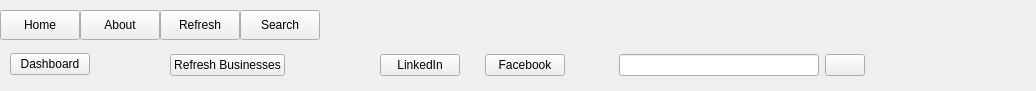
       <widget class="QWidget" name="main_widget" native="true">
        <property name="geometry">
         <rect>
          <x>0</x>
          <y>0</y>
          <width>1036</width>
          <height>91</height>
         </rect>
        </property>
        <layout class="QGridLayout" name="gridLayout">
         <property name="leftMargin">
          <number>0</number>
         </property>
         <property name="topMargin">
          <number>0</number>
         </property>
         <property name="rightMargin">
          <number>0</number>
         </property>
         <property name="bottomMargin">
          <number>0</number>
         </property>
         <property name="spacing">
          <number>0</number>
         </property>
         <item row="0" column="0">
          <widget class="QWidget" name="main_menu_widget" native="true">
           <property name="minimumSize">
            <size>
             <width>0</width>
             <height>30</height>
            </size>
           </property>
           <property name="maximumSize">
            <size>
             <width>16777215</width>
             <height>30</height>
            </size>
           </property>
           <layout class="QHBoxLayout" name="horizontalLayout_2">
            <property name="spacing">
             <number>0</number>
            </property>
            <property name="leftMargin">
             <number>0</number>
            </property>
            <property name="topMargin">
             <number>0</number>
            </property>
            <property name="rightMargin">
             <number>15</number>
            </property>
            <property name="bottomMargin">
             <number>0</number>
            </property>
            <item>
             <widget class="QPushButton" name="pushButton">
              <property name="minimumSize">
               <size>
                <width>0</width>
                <height>30</height>
               </size>
              </property>
              <property name="toolTip">
               <string/>
              </property>
              <property name="toolTipDuration">
               <number>2</number>
              </property>
              <property name="statusTip">
               <string>home</string>
              </property>
              <property name="text">
               <string>Home</string>
              </property>
              <property name="icon">
               <iconset resource="last.qrc">
                <normaloff>:/images/imageedit_5_5326030300.png</normaloff>:/images/imageedit_5_5326030300.png</iconset>
              </property>
              <property name="checkable">
               <bool>true</bool>
              </property>
              <property name="checked">
               <bool>false</bool>
              </property>
              <property name="autoExclusive">
               <bool>true</bool>
              </property>
             </widget>
            </item>
            <item>
             <widget class="QPushButton" name="pushButton_2">
              <property name="minimumSize">
               <size>
                <width>0</width>
                <height>30</height>
               </size>
              </property>
              <property name="text">
               <string>About</string>
              </property>
              <property name="icon">
               <iconset resource="last.qrc">
                <normaloff>:/images/imageedit_8_8673748357.png</normaloff>:/images/imageedit_8_8673748357.png</iconset>
              </property>
              <property name="checkable">
               <bool>true</bool>
              </property>
              <property name="checked">
               <bool>false</bool>
              </property>
              <property name="autoExclusive">
               <bool>true</bool>
              </property>
             </widget>
            </item>
            <item>
             <widget class="QPushButton" name="pushButton_3">
              <property name="minimumSize">
               <size>
                <width>0</width>
                <height>30</height>
               </size>
              </property>
              <property name="text">
               <string>Refresh</string>
              </property>
              <property name="icon">
               <iconset resource="last.qrc">
                <normaloff>:/images/imageedit_13_9976801051.png</normaloff>:/images/imageedit_13_9976801051.png</iconset>
              </property>
              <property name="checkable">
               <bool>true</bool>
              </property>
              <property name="checked">
               <bool>false</bool>
              </property>
              <property name="autoExclusive">
               <bool>true</bool>
              </property>
             </widget>
            </item>
            <item>
             <widget class="QPushButton" name="pushButton_4">
              <property name="minimumSize">
               <size>
                <width>0</width>
                <height>30</height>
               </size>
              </property>
              <property name="text">
               <string>Search</string>
              </property>
              <property name="icon">
               <iconset resource="last.qrc">
                <normaloff>:/images/Screenshot 2023-12-09 201830.png</normaloff>:/images/Screenshot 2023-12-09 201830.png</iconset>
              </property>
              <property name="checkable">
               <bool>true</bool>
              </property>
              <property name="checked">
               <bool>false</bool>
              </property>
              <property name="autoExclusive">
               <bool>true</bool>
              </property>
             </widget>
            </item>
            <item>
             <spacer name="horizontalSpacer">
              <property name="orientation">
               <enum>Qt::Horizontal</enum>
              </property>
              <property name="sizeHint" stdset="0">
               <size>
                <width>653</width>
                <height>20</height>
               </size>
              </property>
             </spacer>
            </item>
            <item>
             <widget class="QLabel" name="label">
              <property name="maximumSize">
               <size>
                <width>16777215</width>
                <height>20</height>
               </size>
              </property>
              <property name="styleSheet">
               <string notr="true">background:url(:/images/imageedit_3_4518851243.png)</string>
              </property>
              <property name="text">
               <string/>
              </property>
              <property name="pixmap">
               <pixmap resource="last.qrc">:/images/imageedit_3_4518851243.png</pixmap>
              </property>
             </widget>
            </item>
           </layout>
          </widget>
         </item>
         <item row="1" column="0">
          <widget class="QWidget" name="second_menu_widget" native="true">
           <property name="minimumSize">
            <size>
             <width>0</width>
             <height>30</height>
            </size>
           </property>
           <property name="maximumSize">
            <size>
             <width>16777215</width>
             <height>30</height>
            </size>
           </property>
           <widget class="QWidget" name="home_widget" native="true">
            <property name="geometry">
             <rect>
              <x>10</x>
              <y>-1</y>
              <width>160</width>
              <height>31</height>
             </rect>
            </property>
            <layout class="QHBoxLayout" name="horizontalLayout_3">
             <property name="spacing">
              <number>25</number>
             </property>
             <property name="leftMargin">
              <number>0</number>
             </property>
             <property name="topMargin">
              <number>0</number>
             </property>
             <property name="rightMargin">
              <number>0</number>
             </property>
             <property name="bottomMargin">
              <number>0</number>
             </property>
             <item>
              <widget class="QPushButton" name="pushButton_5">
               <property name="text">
                <string>Dashboard</string>
               </property>
               <property name="checkable">
                <bool>true</bool>
               </property>
               <property name="checked">
                <bool>false</bool>
               </property>
               <property name="autoExclusive">
                <bool>true</bool>
               </property>
              </widget>
             </item>
             <item>
              <spacer name="horizontalSpacer_2">
               <property name="orientation">
                <enum>Qt::Horizontal</enum>
               </property>
               <property name="sizeHint" stdset="0">
                <size>
                 <width>39</width>
                 <height>20</height>
                </size>
               </property>
              </spacer>
             </item>
            </layout>
           </widget>
           <widget class="QWidget" name="about_widget" native="true">
            <property name="geometry">
             <rect>
              <x>170</x>
              <y>0</y>
              <width>186</width>
              <height>31</height>
             </rect>
            </property>
            <layout class="QHBoxLayout" name="horizontalLayout_4">
             <property name="spacing">
              <number>25</number>
             </property>
             <property name="leftMargin">
              <number>0</number>
             </property>
             <property name="topMargin">
              <number>0</number>
             </property>
             <property name="rightMargin">
              <number>0</number>
             </property>
             <property name="bottomMargin">
              <number>0</number>
             </property>
             <item>
              <widget class="QPushButton" name="pushButton_6">
               <property name="text">
                <string>Refresh Businesses</string>
               </property>
               <property name="checkable">
                <bool>true</bool>
               </property>
               <property name="checked">
                <bool>false</bool>
               </property>
               <property name="autoExclusive">
                <bool>true</bool>
               </property>
              </widget>
             </item>
             <item>
              <spacer name="horizontalSpacer_3">
               <property name="orientation">
                <enum>Qt::Horizontal</enum>
               </property>
               <property name="sizeHint" stdset="0">
                <size>
                 <width>39</width>
                 <height>20</height>
                </size>
               </property>
              </spacer>
             </item>
            </layout>
           </widget>
           <widget class="QWidget" name="refresh_widget" native="true">
            <property name="geometry">
             <rect>
              <x>380</x>
              <y>0</y>
              <width>259</width>
              <height>31</height>
             </rect>
            </property>
            <layout class="QHBoxLayout" name="horizontalLayout_5">
             <property name="spacing">
              <number>25</number>
             </property>
             <property name="leftMargin">
              <number>0</number>
             </property>
             <property name="topMargin">
              <number>0</number>
             </property>
             <property name="rightMargin">
              <number>0</number>
             </property>
             <property name="bottomMargin">
              <number>0</number>
             </property>
             <item>
              <widget class="QPushButton" name="pushButton_8">
               <property name="text">
                <string>LinkedIn</string>
               </property>
               <property name="icon">
                <iconset resource="last.qrc">
                 <normaloff>:/images/linkedin.png</normaloff>:/images/linkedin.png</iconset>
               </property>
               <property name="checkable">
                <bool>true</bool>
               </property>
               <property name="checked">
                <bool>false</bool>
               </property>
               <property name="autoExclusive">
                <bool>true</bool>
               </property>
              </widget>
             </item>
             <item>
              <widget class="QPushButton" name="pushButton_9">
               <property name="text">
                <string>Facebook</string>
               </property>
               <property name="icon">
                <iconset resource="last.qrc">
                 <normaloff>:/images/facebook.png</normaloff>:/images/facebook.png</iconset>
               </property>
               <property name="checkable">
                <bool>true</bool>
               </property>
               <property name="checked">
                <bool>false</bool>
               </property>
               <property name="autoExclusive">
                <bool>true</bool>
               </property>
              </widget>
             </item>
             <item>
              <spacer name="horizontalSpacer_4">
               <property name="orientation">
                <enum>Qt::Horizontal</enum>
               </property>
               <property name="sizeHint" stdset="0">
                <size>
                 <width>256</width>
                 <height>20</height>
                </size>
               </property>
              </spacer>
             </item>
            </layout>
           </widget>
           <widget class="QWidget" name="search_widget" native="true">
            <property name="geometry">
             <rect>
              <x>600</x>
              <y>0</y>
              <width>284</width>
              <height>31</height>
             </rect>
            </property>
            <layout class="QHBoxLayout" name="horizontalLayout_6">
             <property name="leftMargin">
              <number>0</number>
             </property>
             <property name="topMargin">
              <number>0</number>
             </property>
             <property name="rightMargin">
              <number>0</number>
             </property>
             <property name="bottomMargin">
              <number>0</number>
             </property>
             <item>
              <spacer name="horizontalSpacer_5">
               <property name="orientation">
                <enum>Qt::Horizontal</enum>
               </property>
               <property name="sizeHint" stdset="0">
                <size>
                 <width>49</width>
                 <height>20</height>
                </size>
               </property>
              </spacer>
             </item>
             <item>
              <widget class="QLineEdit" name="lineEdit">
               <property name="minimumSize">
                <size>
                 <width>200</width>
                 <height>20</height>
                </size>
               </property>
              </widget>
             </item>
             <item>
              <widget class="QPushButton" name="pushButton_7">
               <property name="text">
                <string/>
               </property>
               <property name="icon">
                <iconset resource="last.qrc">
                 <normaloff>:/images/Screenshot 2023-12-09 201830.png</normaloff>:/images/Screenshot 2023-12-09 201830.png</iconset>
               </property>
               <property name="iconSize">
                <size>
                 <width>20</width>
                 <height>20</height>
                </size>
               </property>
              </widget>
             </item>
             <item>
              <spacer name="horizontalSpacer_6">
               <property name="orientation">
                <enum>Qt::Horizontal</enum>
               </property>
               <property name="sizeHint" stdset="0">
                <size>
                 <width>49</width>
                 <height>20</height>
                </size>
               </property>
              </spacer>
             </item>
            </layout>
           </widget>
          </widget>
         </item>
        </layout>
       </widget>
